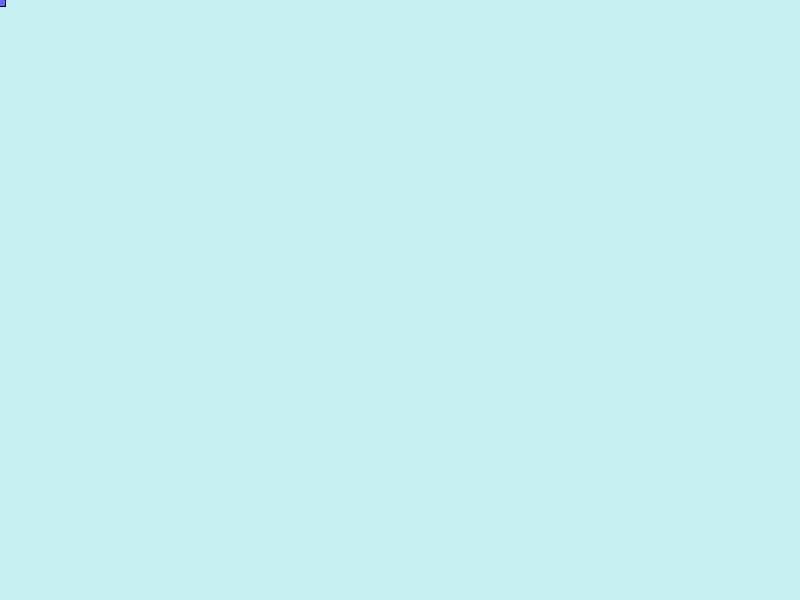
Frame 1 (no input)
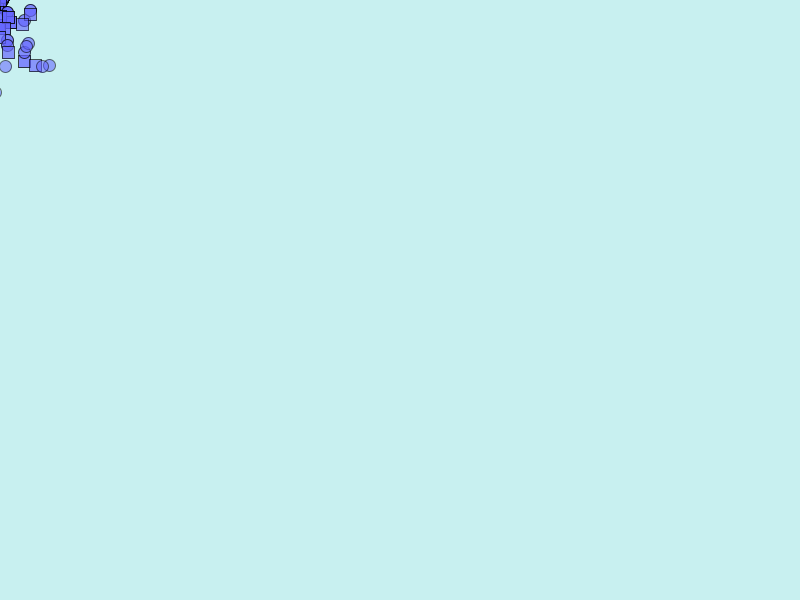
Frame 60 (the mouse pressed at the canvas centre just before this capture)
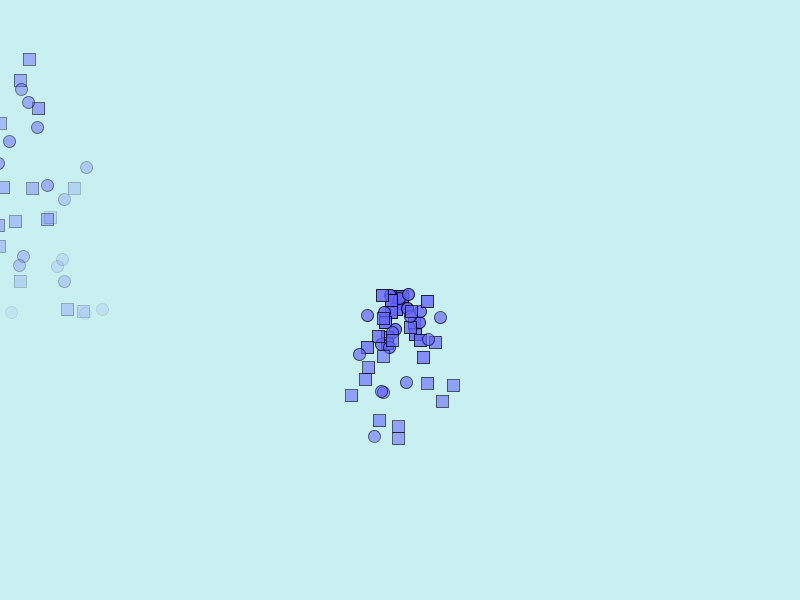
Frame 120 (the mouse held since frame 60 and released just before this capture)

The Processing sketch that drew these frames (run headless with seeded random() and noise(); from frame 60 on, the mouse is pressed at the canvas centre):

// Processing sketch: particle_system_inheritance
// ── particle_system_inheritance.pde
ParticleSystem system;
PVector mouse;

void setup() {
  size(800, 600);
  mouse = new PVector(mouseX,mouseY);
  system = new ParticleSystem(mouse);
}
void draw() {
  background(200,240,240);
  mouse = new PVector(mouseX,mouseY);
  system.addParticle();
  system.run();
}
// ── Particle.pde
class Particle {
  PVector pos, vel, acc;
  int lifespan;
  Particle(PVector location) {
    pos = location.get();
    vel = new PVector(random(-1,1),random(-1,1));
    acc = new PVector(0,0.05);
    lifespan = 255;
  }
  void update() {
    vel.add(acc);
    pos.add(vel);
    lifespan -= 2;
  }
  boolean isDead() {
    if (lifespan <= 0) {
      return true;
    } else {
      return false;
    }
  }
  void display() {
    stroke(0,lifespan);
    fill(100,100,255,lifespan);
    ellipse(pos.x,pos.y,12,12);
  }
}
// ── ParticleSystem.pde
class ParticleSystem {
  ArrayList<Particle> particles;
  PVector origin;
  
  ParticleSystem(PVector location) {
    origin = location.copy();
    particles = new ArrayList<Particle>();
  }
  void addParticle() {
    float r = random(1);
    if (r > 0.5) {
      particles.add(new SquareParticle(origin));
    } else {
      particles.add(new Particle(origin));
    }
  }
  void run() {
    origin = mouse;
    for (int i = particles.size()-1; i >= 0; i--) {
      Particle p = particles.get(i);
      p.update();
      p.display();
      if (p.isDead()) {
        particles.remove(i);
      }
    }
  }
}
// ── SquareParticle.pde
class SquareParticle extends Particle {
  SquareParticle(PVector location) {
    super(location);
  }
  void display() {
    fill(100,100,255,lifespan);
    stroke(0,lifespan);
    rectMode(CENTER);
    rect(pos.x,pos.y,12,12);
  }
}
